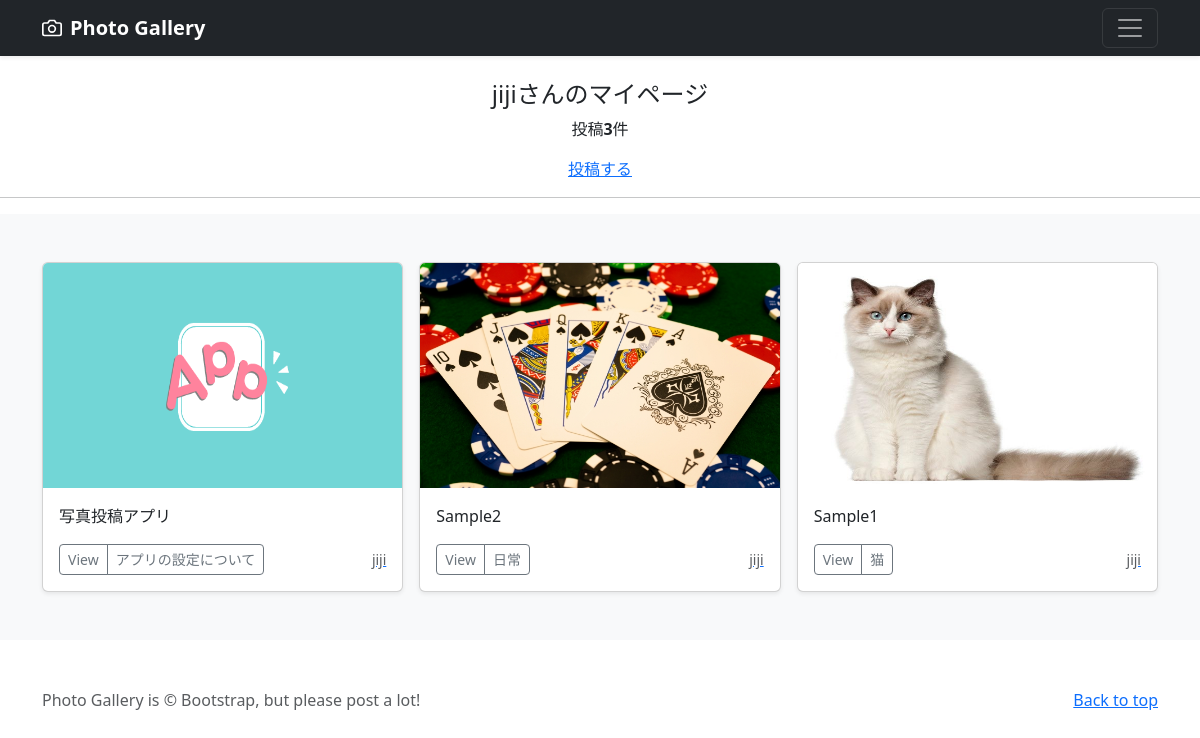
Screenshot of /mypage/ (signed in) with the database file from the repository.
### accounts/models.py (models this page shows)
class CustomUser(AbstractUser):
    pass

### photo/models.py (models this page shows, shortened)
class PhotoPost1(models.Model):
    user = models.ForeignKey(
        CustomUser,
        verbose_name='ユーザー',
        on_delete=models.CASCADE,
    )
    category = models.ForeignKey(
        Category1,
        verbose_name='カテゴリ',
        on_delete=models.PROTECT,
    )
    title = models.CharField(
        verbose_name='タイトル',
        max_length=200, #最大文字数は200文字
    )
    comment = models.TextField(
        verbose_name='コメント',
    )
    image1 = models.ImageField(
        verbose_name='イメージ1',
        upload_to = 'photos' #MEDIA_ROOT以下のphotosにファイル保存
    )
    image2 = models.ImageField(
        verbose_name='イメージ2',
        upload_to = 'photos',   #MEDIA_ROOT以下のphotosにファイル保存
        blank = True,   #フィールド値の設定は必須ではない
        null = True     #データベースにnullが保存されることを許容
    )
    posted_at = models.DateTimeField(
        verbose_name='投稿日時',
        auto_now_add=True   #日時を自動追加
    )

class Category1(models.Model):
    title = models.CharField(
        verbose_name='カテゴリ',
        max_length=20)

### photo/views.py (the view)
# urls.py: path('mypage/', views.MypageView.as_view(), name='mypage'),
class MypageView(generic.ListView):
    template_name = 'mypage.html'
    paginator = 9
    def get_queryset(self):
        queryset = PhotoPost1.objects.filter(
            user=self.request.user).order_by('-posted_at')
        return queryset

### photo/templates/mypage.html (shortened to what this page needs)
{% extends 'base.html' %}
    {% block contents %}
        {% if user.is_authenticated %}
            <br>
            <div style="text-align:center">
                <h4>{{ user.username }}さんのマイページ</h4>
                {% if object_list.count == 0 %}
                    <p>{{ user.username }}さんの投稿はありません</p>
                {% else %}
                    <p>投稿<strong>{{ object_list.count }}</strong>件</p>
                {% endif %}
                <a href="{% url 'photo:post' %}">投稿する</a>
            </div>
            <hr>
        {% endif %}
        {% include 'photos_list.html' %}
    {% endblock contents %}

### photo/templates/base.html (shortened to what this page needs)
<!doctype html>
<html lang="ja" class="h-100">
  <head>
    <link href="https://cdn.jsdelivr.net/npm/bootstrap@5.0.0-beta1/dist/css/bootstrap.min.css"
          rel="stylesheet"
>
<link href="../assets/dist/css/bootstrap.min.css" rel="stylesheet">
  </head>
  <body>
<header>
  <div class="navbar navbar-dark bg-dark shadow-sm">
    <div class="container">
      <a href="{% url 'photo:index' %}"
        class="navbar-brand d-flex align-items-center">
        <strong>Photo Gallery</strong>
      </a>
      <button class="navbar-toggler" type="button"
        data-bs-toggle="collapse" data-bs-target="#navbarHeader"
        aria-controls="navbarHeader" aria-expanded="false" aria-label="Toggle navigation">
        <span class="navbar-toggler-icon"></span>
      </button>
    </div>
  </div>
</header>
<main>
{% block contents %}{% endblock %}
</main>
<footer class="text-muted py-5">
  <div class="container">
    <p class="float-end mb-1">
      <a href="#">Back to top</a>
    </p>
    <p class="mb-1">
      Photo Gallery is &copy; Bootstrap, but please post a lot!
    </p>
  </div>
</footer>
  </body>
</html>

### photo/templates/photos_list.html (shortened to what this page needs)
<div class="album py-5 bg-light">
  <div class="container">
    <div class="row row-cols-1 row-cols-sm-2 row-cols-md-3 g-3">
      {% for record in object_list %}
      <div class="col">
        <div class="card shadow-sm">
          <img src="{{ record.image1.url }}"
            class="bd-placeholder-img card-img-top"
            width="100%" height="225" xmlns="http://www.w3.org/2000/svg"
            role="img" aria-label="Placeholder: Thumbnail"
            preserveAspectRatio="xMidYMid slice" focusable="false">
            <title>Placeholder</title><rect width="100%" height="100%" fill="#55595c"/>
          <div class="card-body">
            <p class="card-text">
              {{ record.title }}
            </p>
            <div class="d-flex justify-content-between align-items-center">
              <div class="btn-group">
                <button type="button"
                        class="btn btn-sm btn-outline-secondary"
                        onclick="location.href='{% url 'photo:photo_detail' record.pk %}'">
                          View</button>
                <button type="button"
                        class="btn btn-sm btn-outline-secondary"
                        oneclick="location.href='{% url 'photo:photos_cat' category=record.category.id %}">
                          {{ record.category.title }}</button>
              </div>
                <a href="{% url 'photo:user_list' user=record.user.id %}">
                  <small class="text-muted">{{ record.user.username }}</small>
                </a>
            </div>
          </div>
        </div>
      </div>
      {% endfor %}
    </div>
  </div>
</div>

### photo/templates/base.html (style rules this page uses)
.bd-placeholder-img { font-size: 1.125rem; text-anchor: middle; -webkit-user-select: none; -moz-user-select: none; user-select: none; }

### rows the page displays
CustomUser: username "jiji"
PhotoPost1: image1 (picture), title "写真投稿アプリ", category "アプリの設定について", user.username "jiji"
PhotoPost1: image1 (picture), title "Sample2", category "日常", user.username "jiji"
PhotoPost1: image1 (picture), title "Sample1", category "猫", user.username "jiji"

### other values shown
{{ object_list.count }} "3"
